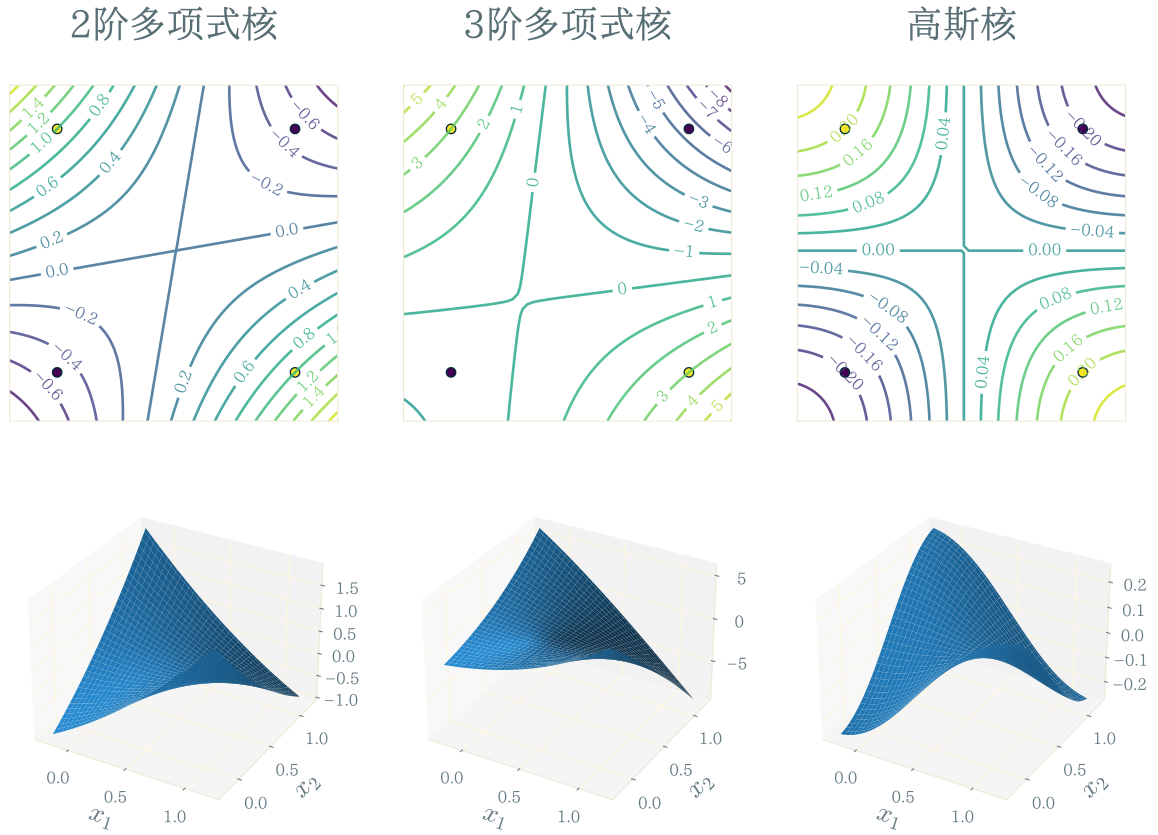

Here is the Python script that generated this plot:
import matplotlib.pyplot as plt
import matplotlib.font_manager as fm
import numpy as np
from mpl_toolkits.mplot3d import Axes3D

zhisong = fm.FontEntry(fname="/home/avanti/Fonts/LXGW/LXGWNeoZhiSongScreenFull.ttf", name="LXGW Neo ZhiSong Screen Full")
fm.fontManager.ttflist.insert(0, zhisong)
plt.rcParams.update({
    "font.family": ["LXGW Neo ZhiSong Screen Full"],
    "mathtext.fontset": "cm",
    "axes.unicode_minus": True,
    "font.size": 12
})


class KPerceptron(object):

    def __init__(self, ker='poly', gamma=1, coef0=1, degree=2, eta0=1.0, max_iter=100):
        self.ker = getattr(self, ker)
        self.gamma, self.coef0, self.degree = gamma, coef0, degree
        self.eta0, self.max_iter = eta0, max_iter

    def linear(self, Z):  # (|Z|,|SV|), linear = <Z,sv>
        sv = self.sv[self.sv_index]
        return np.dot(Z, sv.T)

    def poly(self, Z):  # (|Z|,|SV|), poly = (γ <Z,sv> + c)^d
        return (self.gamma * self.linear(Z) + self.coef0)**self.degree

    def rbf(self, Z):  # (|Z|,|SV|), rbf = exp(- γ |Z-sv|^2)
        sv = self.sv[self.sv_index]
        sv_norm = (sv**2).sum(axis=1)  # (|SV|,)
        if Z.ndim == 1:
            Z_norm = (Z[:, np.newaxis]**2).sum(axis=0)  # (|Z|,)
        else:
            Z_norm = (Z**2).sum(axis=1)  # (|Z|,)
        return np.exp(-self.gamma * (Z_norm.reshape((-1, 1)) - 2 * self.linear(Z) + sv_norm))  # 用到了广播机制

    def decision_function(self, Z):  # 对Z的预测值
        return np.dot(self.ker(Z), self.alpha[self.sv_index])

    def fit(self, X, y, classes=None):
        m = X.shape[0]  # 样本数
        for k in range(self.max_iter):
            if not hasattr(self, 'sv'):
                self.alpha = np.zeros(m)
                self.sv_index = np.zeros(m, dtype=bool)
                self.sv = X
            indexes = np.random.permutation(m)  # 随机打乱样本顺序
            stop = True
            for i in np.arange(0, m):
                xi, yi = X[indexes[i], :], y[indexes[i]]
                if yi * self.decision_function(xi) <= 0:  # 预测错误 更新模型
                    self.alpha[indexes[i]] = self.alpha[indexes[i]] + yi * self.eta0
                    stop = False
                if self.alpha[indexes[i]] != 0:
                    self.sv_index[indexes[i]] = True
                else:
                    self.sv_index[indexes[i]] = False
            if stop:
                # print('模型在第%d轮训练完毕' % (i+1))
                return

        # print('达到最大迭代轮数')

    def predict(self, Z):
        return np.sign(self.decision_function(Z))

    def score(self, Z, y):
        return np.sum(self.predict(Z) == y) / float(y.size)


if __name__ == '__main__':
    X = np.array([[1, 1], [1, 0], [0, 1], [0, 0]])
    y = np.array([-1, 1, 1, -1])

    np.random.seed(1)

    conf = [['poly', 2, "2阶多项式核"], ['poly', 3, "3阶多项式核"], ['rbf', '', "高斯核"]]
    col = len(conf)

    l = 10
    figure = plt.figure(figsize=(l * col / 2, l))

    with plt.style.context('Solarize_Light2'):

        x_min, x_max = -0.2, 1.2
        y_min, y_max = -0.2, 1.2
        h = .02
        xx, yy = np.meshgrid(np.arange(x_min, x_max, h), np.arange(y_min, y_max, h))
        i = 0

        for ker, param, name in conf:

            i += 1
            ax = plt.subplot(2, col, i)
            ax.set_xlim(xx.min(), xx.max())
            ax.set_ylim(yy.min(), yy.max())
            ax.set_xticks(())
            ax.set_yticks(())

            kp = KPerceptron(ker=ker, gamma=1, coef0=1, degree=param, eta0=0.5)
            kp.fit(X, y)
            acc = kp.score(X, y)

            Z = kp.decision_function(np.c_[xx.ravel(), yy.ravel()])
            Z = Z.reshape(xx.shape)

            contours = ax.contour(xx, yy, Z, 16, alpha=.8)
            ax.clabel(contours, fontsize=12, inline=True)

            ax.scatter(X[:, 0], X[:, 1], s=50, c=y, edgecolors='#002b36')
            ax.set_title(f'{name}\n', color='#586e75', fontsize=28, fontweight="medium")

            ax = plt.subplot(2, col, i + col, projection='3d')
            ax.plot_surface(xx, yy, Z)
            ax.set_xlabel(r'$x_1$', fontsize=20)
            ax.set_ylabel(r'$x_2$', fontsize=20)

    plt.savefig("perceptron-kernel.svg", transparent=True, bbox_inches="tight")
